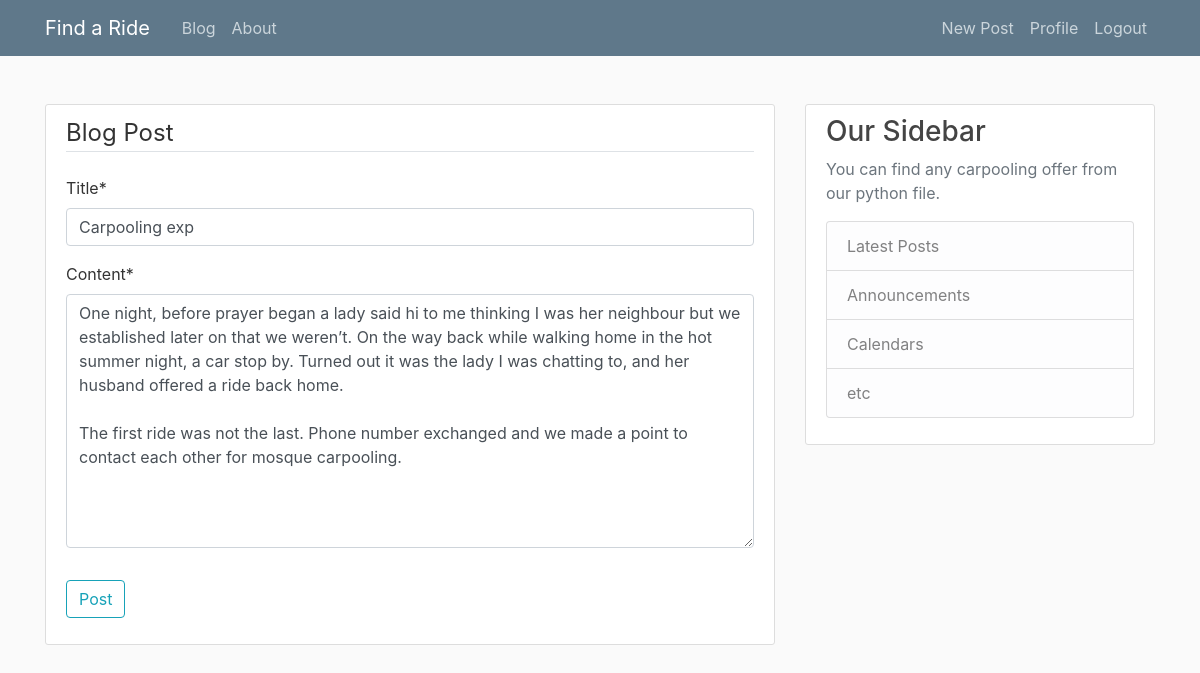
The app's page /post/32/update/ (signed in) with its own data.
### blog/models.py (models this page shows, shortened)
class Post(models.Model):
    title = models.CharField(max_length=100)
    content = models.TextField()
    date_posted = models.DateTimeField(default=timezone.now)
    author = models.ForeignKey(User, on_delete=models.CASCADE)

### blog/views.py (the view, shortened to what this page needs)
# urls.py: path('post/<int:pk>/update/', PostUpdateView.as_view(), name='post-update'),
class PostUpdateView(LoginRequiredMixin, UserPassesTestMixin, UpdateView):
    model = Post
    fields = ['title', 'content']
    def test_func(self):
        post = self.get_object()
        if self.request.user == post.author:
            return True
        return False

### blog/templates/blog/post_form.html (shortened to what this page needs)
{% extends "blog/base.html" %}
{% load crispy_forms_tags %}
{% block content %}
    <div class="content-section">
        <form method="POST">
            <fieldset class="form-group">
                <legend class="border-bottom mb-4">Blog Post</legend>
                {{ form|crispy }}
            </fieldset>
            <div class="form-group">
                <button class="btn btn-outline-info" type="submit">Post</button>
            </div>
        </form>
    </div>
{% endblock content %}

### blog/static/blog/main.css (style rules this page uses)
body { background: #fafafa; color: #333333; margin-top: 5rem; }
.content-section { background: #ffffff; padding: 10px 20px; border: 1px solid #dddddd; border-radius: 3px; margin-bottom: 20px; }

### records on screen
Post: title "Carpooling exp", content "One night, before prayer began a lady said hi to me thinking I was her neighbour but we established later on that we weren’t. On the way back while walking home in the hot summer night, a car stop by. Turned out it was the lady I was chatting to, and her husband offered a ride back home. The first ride was not the last. Phone number exchanged and we made a point to contact each other for mosque carpooling."
